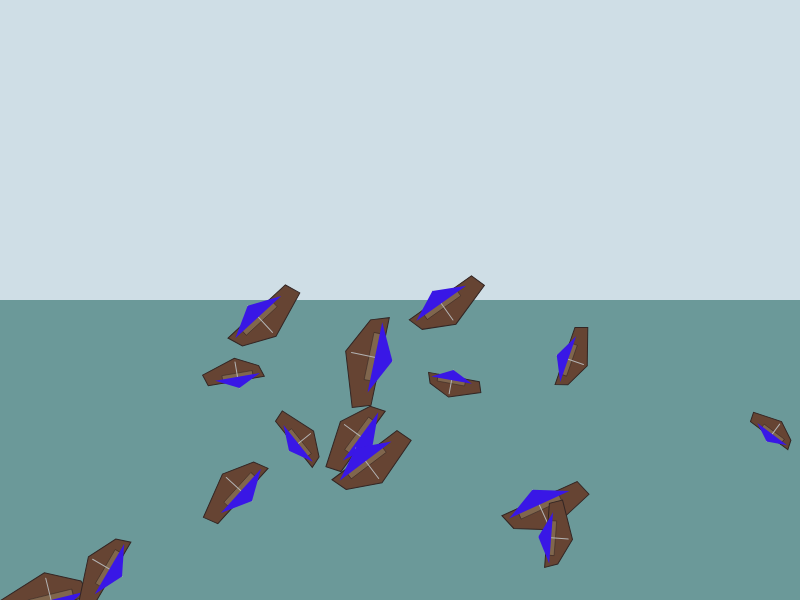
Frame 1 (no input)
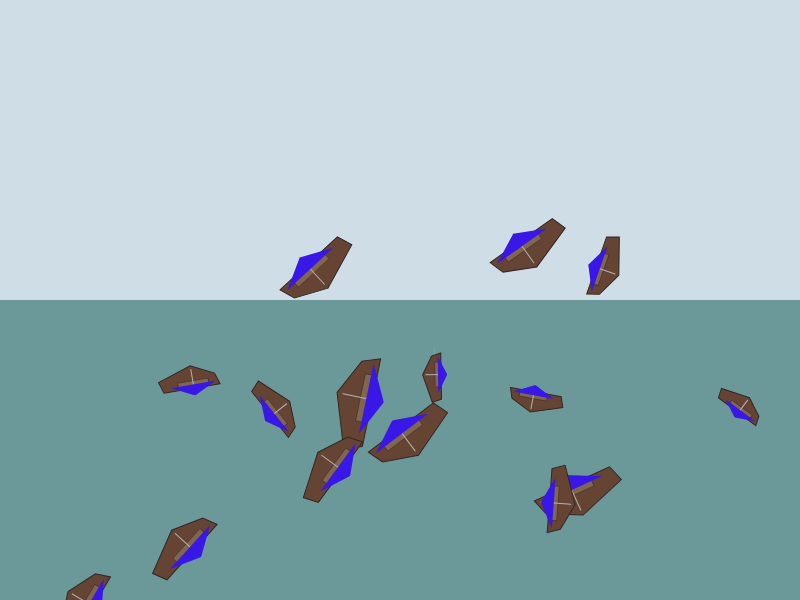
Frame 60 (no input)
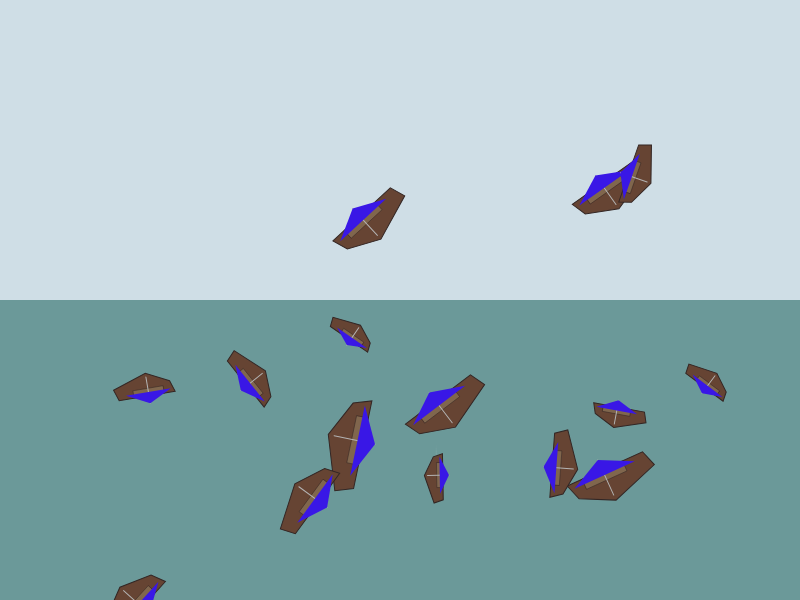
Frame 120 (the mouse pressed at the canvas centre since frame 60)

The p5.js sketch that drew these frames (run headless with seeded random() and noise() and a simulated clock; from frame 60 on, the mouse is pressed at the canvas centre):

// p5.js sketch
// ── sketch.js
let ships = [];
let wakes = [];

function setup() {
  createCanvas(800, 600);
  colorMode(HSB, 360, 100, 100, 1);
  
  // Create initial ships
  for (let i = 0; i < 15; i++) {
    ships.push({
      x: random(width),
      y: random(height / 2, height),
      speed: random(0.5, 2),
      size: random(30, 60),
      angle: random(TWO_PI),
      trail: []
    });
  }
}

function draw() {
  background(200, 10, 90); // Sky blue background

  // Draw water surface
  noStroke();
  fill(180, 30, 60);
  rect(0, height / 2, width, height / 2);

  // Update and draw ships
  for (let i = ships.length - 1; i >= 0; i--) {
    let ship = ships[i];
    
    // Move ship
    ship.x += cos(ship.angle) * ship.speed;
    ship.y += sin(ship.angle) * ship.speed;
    
    // Add to trail
    ship.trail.push({x: ship.x, y: ship.y});
    if (ship.trail.length > 20) {
      ship.trail.shift();
    }
    
    // Draw wake
    drawWake(ship);
    
    // Draw ship body with wood texture
    drawShip(ship);
    
    // Remove ships that go off screen
    if (ship.x < -100 || ship.x > width + 100 || ship.y < -100 || ship.y > height + 100) {
      ships.splice(i, 1);
    }
  }

  // Add new ships occasionally
  if (random() < 0.02) {
    ships.push({
      x: random(width),
      y: random(height / 2, height),
      speed: random(0.5, 2),
      size: random(30, 60),
      angle: random(TWO_PI),
      trail: []
    });
  }
}

function drawShip(ship) {
  push();
  translate(ship.x, ship.y);
  rotate(ship.angle);
  
  // Ship hull (wood texture)
  fill(20, 50, 40);
  stroke(10, 30, 20);
  strokeWeight(1);
  beginShape();
  vertex(-ship.size * 0.7, -ship.size * 0.2);
  vertex(ship.size * 0.8, -ship.size * 0.2);
  vertex(ship.size * 0.9, ship.size * 0.1);
  vertex(0, ship.size * 0.4);
  vertex(-ship.size * 0.6, ship.size * 0.1);
  endShape(CLOSE);
  
  // Deck details
  fill(30, 40, 50);
  strokeWeight(0.5);
  rectMode(CENTER);
  rect(0, -ship.size * 0.1, ship.size * 0.8, ship.size * 0.2);
  
  // Mast and sail
  stroke(0, 0, 70);
  strokeWeight(1);
  line(0, -ship.size * 0.4, 0, ship.size * 0.3);
  
  fill(250, 90, 90);
  noStroke();
  beginShape();
  vertex(0, -ship.size * 0.4);
  vertex(-ship.size * 0.6, -ship.size * 0.1);
  vertex(ship.size * 0.6, -ship.size * 0.1);
  endShape(CLOSE);
  
  pop();
}

function drawWake(ship) {
  noFill();
  strokeWeight(1);
  
  for (let i = 0; i < ship.trail.length - 1; i++) {
    let p1 = ship.trail[i];
    let p2 = ship.trail[i + 1];
    
    // Fade the wake
    let alpha = map(i, 0, ship.trail.length, 0, 100);
    
    if (alpha > 0) {
      stroke(180, 20, 70, alpha / 100);
      line(p1.x, p1.y, p2.x, p2.y);
    }
  }
}
